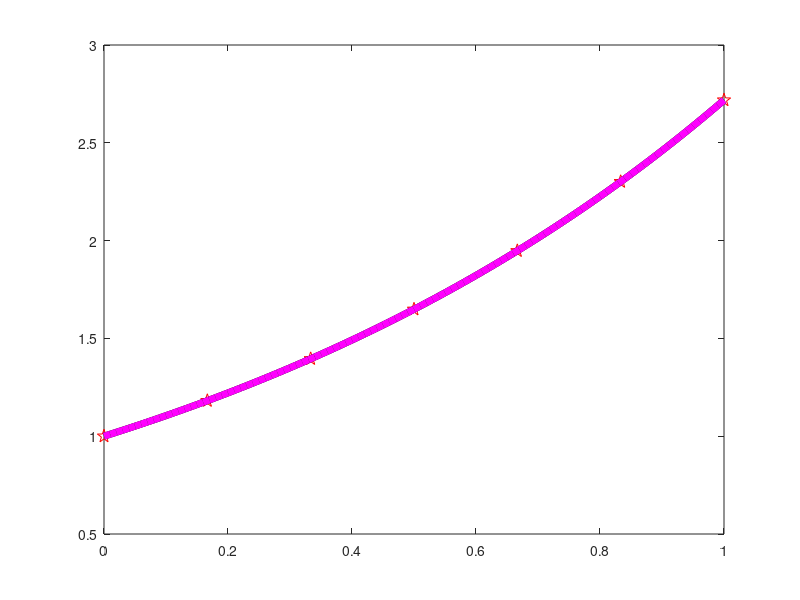

This figure's MATLAB source:
N=6;
x=0:1/N:1;
y=exp(x);
p=polyfit(x,y,6);
t=0:0.01:1;
pt=polyval(p,t);
plot(x,y,'gp','MarkerSize',10)
plot(x,y,'rp','MarkerSize',10)
hold on
pt=polyval(p,t);
plot(t,pt,'k-','LineWidth',5)
hold on
plot(t,exp(t),'m-','LineWidth',5)
